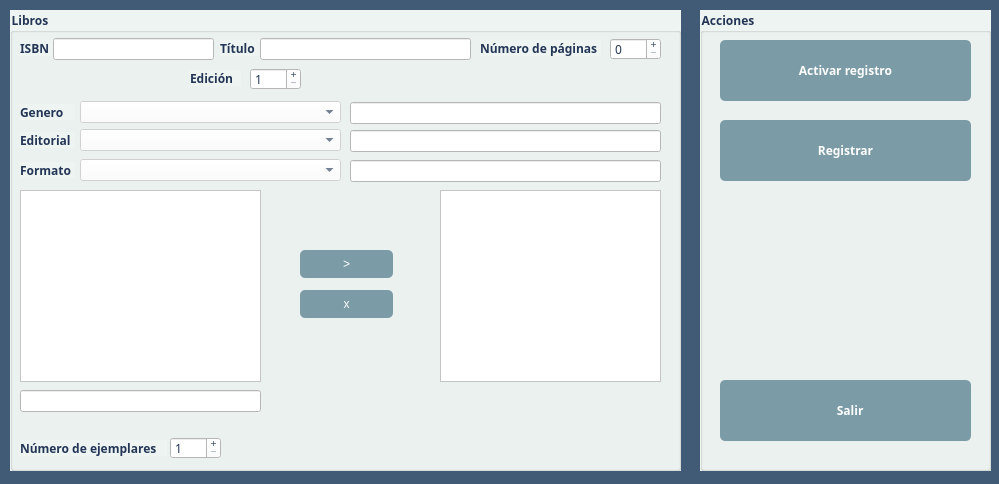
<?xml version="1.0" encoding="UTF-8"?>
<ui version="4.0">
 <class>CrudBook</class>
 <widget class="QMainWindow" name="CrudBook">
  <property name="geometry">
   <rect>
    <x>0</x>
    <y>0</y>
    <width>999</width>
    <height>484</height>
   </rect>
  </property>
  <property name="minimumSize">
   <size>
    <width>999</width>
    <height>484</height>
   </size>
  </property>
  <property name="maximumSize">
   <size>
    <width>999</width>
    <height>1000</height>
   </size>
  </property>
  <property name="windowTitle">
   <string>Administración de libros</string>
  </property>
  <property name="windowIcon">
   <iconset resource="images.qrc">
    <normaloff>:/book-flat.ico</normaloff>:/book-flat.ico</iconset>
  </property>
  <property name="styleSheet">
   <string notr="true"/>
  </property>
  <widget class="QWidget" name="centralwidget">
   <widget class="QGroupBox" name="gbMain">
    <property name="enabled">
     <bool>false</bool>
    </property>
    <property name="geometry">
     <rect>
      <x>10</x>
      <y>10</y>
      <width>671</width>
      <height>461</height>
     </rect>
    </property>
    <property name="font">
     <font>
      <family>Raleway</family>
      <pointsize>9</pointsize>
      <weight>75</weight>
      <bold>true</bold>
     </font>
    </property>
    <property name="styleSheet">
     <string notr="true">background-color: rgb(238, 244, 242); color: rgb(35, 54, 86);</string>
    </property>
    <property name="title">
     <string>Libros</string>
    </property>
    <widget class="QLabel" name="lbISBN">
     <property name="geometry">
      <rect>
       <x>10</x>
       <y>30</y>
       <width>55</width>
       <height>16</height>
      </rect>
     </property>
     <property name="font">
      <font>
       <family>Raleway</family>
       <weight>75</weight>
       <bold>true</bold>
      </font>
     </property>
     <property name="text">
      <string>ISBN</string>
     </property>
    </widget>
    <widget class="QLabel" name="lbTitle">
     <property name="geometry">
      <rect>
       <x>210</x>
       <y>30</y>
       <width>41</width>
       <height>16</height>
      </rect>
     </property>
     <property name="font">
      <font>
       <family>Raleway</family>
       <weight>75</weight>
       <bold>true</bold>
      </font>
     </property>
     <property name="text">
      <string>Título</string>
     </property>
    </widget>
    <widget class="QLabel" name="lbPageNumber">
     <property name="geometry">
      <rect>
       <x>470</x>
       <y>30</y>
       <width>121</width>
       <height>16</height>
      </rect>
     </property>
     <property name="font">
      <font>
       <family>Raleway</family>
       <weight>75</weight>
       <bold>true</bold>
      </font>
     </property>
     <property name="text">
      <string>Número de páginas</string>
     </property>
    </widget>
    <widget class="QLineEdit" name="lneISBN">
     <property name="geometry">
      <rect>
       <x>43</x>
       <y>28</y>
       <width>161</width>
       <height>22</height>
      </rect>
     </property>
     <property name="font">
      <font>
       <family>Raleway</family>
      </font>
     </property>
     <property name="styleSheet">
      <string notr="true">background-color: rgb(255, 255, 255);</string>
     </property>
     <property name="maxLength">
      <number>30</number>
     </property>
    </widget>
    <widget class="QLineEdit" name="lneTitle">
     <property name="geometry">
      <rect>
       <x>250</x>
       <y>28</y>
       <width>211</width>
       <height>22</height>
      </rect>
     </property>
     <property name="font">
      <font>
       <family>Raleway</family>
      </font>
     </property>
     <property name="styleSheet">
      <string notr="true">background-color: rgb(255, 255, 255);</string>
     </property>
     <property name="maxLength">
      <number>110</number>
     </property>
    </widget>
    <widget class="QSpinBox" name="sbPageNumber">
     <property name="geometry">
      <rect>
       <x>600</x>
       <y>28</y>
       <width>51</width>
       <height>22</height>
      </rect>
     </property>
     <property name="font">
      <font>
       <family>Raleway</family>
      </font>
     </property>
     <property name="styleSheet">
      <string notr="true">background-color: rgb(255, 255, 255);</string>
     </property>
     <property name="buttonSymbols">
      <enum>QAbstractSpinBox::PlusMinus</enum>
     </property>
     <property name="maximum">
      <number>10000</number>
     </property>
     <property name="singleStep">
      <number>100</number>
     </property>
    </widget>
    <widget class="QLabel" name="lbGenero">
     <property name="geometry">
      <rect>
       <x>10</x>
       <y>94</y>
       <width>55</width>
       <height>16</height>
      </rect>
     </property>
     <property name="font">
      <font>
       <family>Raleway</family>
       <weight>75</weight>
       <bold>true</bold>
      </font>
     </property>
     <property name="text">
      <string>Genero</string>
     </property>
    </widget>
    <widget class="QLineEdit" name="lneGenero">
     <property name="geometry">
      <rect>
       <x>340</x>
       <y>92</y>
       <width>311</width>
       <height>22</height>
      </rect>
     </property>
     <property name="font">
      <font>
       <family>Raleway</family>
      </font>
     </property>
     <property name="styleSheet">
      <string notr="true">background-color: rgb(255, 255, 255);</string>
     </property>
     <property name="maxLength">
      <number>100</number>
     </property>
    </widget>
    <widget class="QComboBox" name="cboGenero">
     <property name="geometry">
      <rect>
       <x>70</x>
       <y>91</y>
       <width>261</width>
       <height>22</height>
      </rect>
     </property>
     <property name="font">
      <font>
       <family>Raleway</family>
      </font>
     </property>
     <property name="styleSheet">
      <string notr="true">background-color: rgb(255, 255, 255);</string>
     </property>
    </widget>
    <widget class="QComboBox" name="cboPublisher">
     <property name="geometry">
      <rect>
       <x>70</x>
       <y>119</y>
       <width>261</width>
       <height>22</height>
      </rect>
     </property>
     <property name="font">
      <font>
       <family>Raleway</family>
      </font>
     </property>
     <property name="styleSheet">
      <string notr="true">background-color: rgb(255, 255, 255);</string>
     </property>
    </widget>
    <widget class="QLineEdit" name="lnePublisher">
     <property name="geometry">
      <rect>
       <x>340</x>
       <y>120</y>
       <width>311</width>
       <height>22</height>
      </rect>
     </property>
     <property name="font">
      <font>
       <family>Raleway</family>
      </font>
     </property>
     <property name="styleSheet">
      <string notr="true">background-color: rgb(255, 255, 255);</string>
     </property>
     <property name="maxLength">
      <number>100</number>
     </property>
    </widget>
    <widget class="QLabel" name="lbPublisher">
     <property name="geometry">
      <rect>
       <x>10</x>
       <y>122</y>
       <width>55</width>
       <height>16</height>
      </rect>
     </property>
     <property name="font">
      <font>
       <family>Raleway</family>
       <weight>75</weight>
       <bold>true</bold>
      </font>
     </property>
     <property name="text">
      <string>Editorial</string>
     </property>
    </widget>
    <widget class="QComboBox" name="cboFormate">
     <property name="geometry">
      <rect>
       <x>70</x>
       <y>149</y>
       <width>261</width>
       <height>22</height>
      </rect>
     </property>
     <property name="font">
      <font>
       <family>Raleway</family>
      </font>
     </property>
     <property name="styleSheet">
      <string notr="true">background-color: rgb(255, 255, 255);</string>
     </property>
    </widget>
    <widget class="QLabel" name="lbFormate">
     <property name="geometry">
      <rect>
       <x>10</x>
       <y>152</y>
       <width>55</width>
       <height>16</height>
      </rect>
     </property>
     <property name="font">
      <font>
       <family>Raleway</family>
       <weight>75</weight>
       <bold>true</bold>
      </font>
     </property>
     <property name="text">
      <string>Formato</string>
     </property>
    </widget>
    <widget class="QLineEdit" name="lneFormate">
     <property name="geometry">
      <rect>
       <x>340</x>
       <y>150</y>
       <width>311</width>
       <height>22</height>
      </rect>
     </property>
     <property name="font">
      <font>
       <family>Raleway</family>
      </font>
     </property>
     <property name="styleSheet">
      <string notr="true">background-color: rgb(255, 255, 255);</string>
     </property>
     <property name="maxLength">
      <number>100</number>
     </property>
    </widget>
    <widget class="QListView" name="lvWriter">
     <property name="geometry">
      <rect>
       <x>10</x>
       <y>180</y>
       <width>241</width>
       <height>192</height>
      </rect>
     </property>
     <property name="font">
      <font>
       <family>Raleway</family>
       <weight>75</weight>
       <bold>true</bold>
      </font>
     </property>
     <property name="styleSheet">
      <string notr="true">background-color: rgb(255, 255, 255);</string>
     </property>
    </widget>
    <widget class="QListView" name="lvWriterSelect">
     <property name="geometry">
      <rect>
       <x>430</x>
       <y>180</y>
       <width>221</width>
       <height>192</height>
      </rect>
     </property>
     <property name="font">
      <font>
       <family>Raleway</family>
       <weight>75</weight>
       <bold>true</bold>
      </font>
     </property>
     <property name="styleSheet">
      <string notr="true">background-color: rgb(255, 255, 255);</string>
     </property>
    </widget>
    <widget class="QSpinBox" name="sbCopiesNumber">
     <property name="geometry">
      <rect>
       <x>160</x>
       <y>427</y>
       <width>51</width>
       <height>22</height>
      </rect>
     </property>
     <property name="font">
      <font>
       <family>Raleway</family>
      </font>
     </property>
     <property name="styleSheet">
      <string notr="true">background-color: rgb(255, 255, 255);</string>
     </property>
     <property name="buttonSymbols">
      <enum>QAbstractSpinBox::PlusMinus</enum>
     </property>
     <property name="minimum">
      <number>1</number>
     </property>
     <property name="maximum">
      <number>100</number>
     </property>
     <property name="singleStep">
      <number>1</number>
     </property>
    </widget>
    <widget class="QLabel" name="lbCopiesNumber">
     <property name="geometry">
      <rect>
       <x>10</x>
       <y>430</y>
       <width>147</width>
       <height>16</height>
      </rect>
     </property>
     <property name="font">
      <font>
       <family>Raleway</family>
       <weight>75</weight>
       <bold>true</bold>
      </font>
     </property>
     <property name="text">
      <string>Número de ejemplares</string>
     </property>
    </widget>
    <widget class="QPushButton" name="pbPush">
     <property name="geometry">
      <rect>
       <x>290</x>
       <y>240</y>
       <width>93</width>
       <height>28</height>
      </rect>
     </property>
     <property name="styleSheet">
      <string notr="true">QPushButton#pbPush {
background-color: rgb(123, 155, 166);
color:  rgb(255, 255, 255);
border-radius: 5px;
 }

 QPushButton#pbPush:hover {
background-color: rgb(65, 91, 118);
color:  rgb(255, 255, 255);
 }</string>
     </property>
     <property name="text">
      <string>&gt;</string>
     </property>
    </widget>
    <widget class="QPushButton" name="pbPop">
     <property name="geometry">
      <rect>
       <x>290</x>
       <y>280</y>
       <width>93</width>
       <height>28</height>
      </rect>
     </property>
     <property name="styleSheet">
      <string notr="true">QPushButton#pbPop {
background-color: rgb(123, 155, 166);
color:  rgb(255, 255, 255);
border-radius: 5px;
 }

 QPushButton#pbPop:hover {
background-color: rgb(65, 91, 118);
color:  rgb(255, 255, 255);
 }</string>
     </property>
     <property name="text">
      <string>x</string>
     </property>
    </widget>
    <widget class="QSpinBox" name="sbEdition">
     <property name="geometry">
      <rect>
       <x>240</x>
       <y>58</y>
       <width>51</width>
       <height>22</height>
      </rect>
     </property>
     <property name="font">
      <font>
       <family>Raleway</family>
      </font>
     </property>
     <property name="styleSheet">
      <string notr="true">background-color: rgb(255, 255, 255);</string>
     </property>
     <property name="buttonSymbols">
      <enum>QAbstractSpinBox::PlusMinus</enum>
     </property>
     <property name="minimum">
      <number>1</number>
     </property>
     <property name="maximum">
      <number>15</number>
     </property>
     <property name="singleStep">
      <number>1</number>
     </property>
    </widget>
    <widget class="QLabel" name="lbPageNumber_2">
     <property name="geometry">
      <rect>
       <x>180</x>
       <y>60</y>
       <width>51</width>
       <height>16</height>
      </rect>
     </property>
     <property name="font">
      <font>
       <family>Raleway</family>
       <weight>75</weight>
       <bold>true</bold>
      </font>
     </property>
     <property name="text">
      <string>Edición</string>
     </property>
    </widget>
    <widget class="QLineEdit" name="lneWriter">
     <property name="geometry">
      <rect>
       <x>10</x>
       <y>380</y>
       <width>241</width>
       <height>22</height>
      </rect>
     </property>
     <property name="styleSheet">
      <string notr="true">background-color: rgb(255, 255, 255);</string>
     </property>
     <property name="maxLength">
      <number>100</number>
     </property>
    </widget>
   </widget>
   <widget class="QGroupBox" name="gbActions">
    <property name="geometry">
     <rect>
      <x>700</x>
      <y>10</y>
      <width>291</width>
      <height>461</height>
     </rect>
    </property>
    <property name="font">
     <font>
      <family>Raleway</family>
      <pointsize>9</pointsize>
      <weight>75</weight>
      <bold>true</bold>
     </font>
    </property>
    <property name="styleSheet">
     <string notr="true">background-color: rgb(238, 244, 242); color: rgb(35, 54, 86);</string>
    </property>
    <property name="title">
     <string>Acciones</string>
    </property>
    <widget class="QPushButton" name="pbActive">
     <property name="geometry">
      <rect>
       <x>20</x>
       <y>30</y>
       <width>251</width>
       <height>61</height>
      </rect>
     </property>
     <property name="font">
      <font>
       <family>Raleway</family>
       <pointsize>9</pointsize>
       <weight>75</weight>
       <bold>true</bold>
      </font>
     </property>
     <property name="styleSheet">
      <string notr="true">QPushButton#pbActive {
background-color: rgb(123, 155, 166);
color:  rgb(255, 255, 255);
border-radius: 5px;
 }

 QPushButton#pbActive:hover {
background-color: rgb(65, 91, 118);
color:  rgb(255, 255, 255);
 }</string>
     </property>
     <property name="text">
      <string>Activar registro</string>
     </property>
    </widget>
    <widget class="QPushButton" name="pbInsert">
     <property name="enabled">
      <bool>false</bool>
     </property>
     <property name="geometry">
      <rect>
       <x>20</x>
       <y>110</y>
       <width>251</width>
       <height>61</height>
      </rect>
     </property>
     <property name="font">
      <font>
       <family>Raleway</family>
       <pointsize>9</pointsize>
       <weight>75</weight>
       <bold>true</bold>
      </font>
     </property>
     <property name="styleSheet">
      <string notr="true">QPushButton#pbInsert {
background-color: rgb(123, 155, 166);
color:  rgb(255, 255, 255);
border-radius: 5px;
 }

 QPushButton#pbInsert:hover {
background-color: rgb(65, 91, 118);
color:  rgb(255, 255, 255);
 }</string>
     </property>
     <property name="text">
      <string>Registrar</string>
     </property>
    </widget>
    <widget class="QPushButton" name="pbExit">
     <property name="geometry">
      <rect>
       <x>20</x>
       <y>370</y>
       <width>251</width>
       <height>61</height>
      </rect>
     </property>
     <property name="font">
      <font>
       <family>Raleway</family>
       <pointsize>9</pointsize>
       <weight>75</weight>
       <bold>true</bold>
      </font>
     </property>
     <property name="styleSheet">
      <string notr="true">QPushButton#pbExit {
background-color: rgb(123, 155, 166);
color:  rgb(255, 255, 255);
border-radius: 5px;
 }

 QPushButton#pbExit:hover {
background-color: rgb(65, 91, 118);
color:  rgb(255, 255, 255);
 }</string>
     </property>
     <property name="text">
      <string>   Salir</string>
     </property>
     <property name="icon">
      <iconset resource="images.qrc">
       <normaloff>:/door_out.ico</normaloff>:/door_out.ico</iconset>
     </property>
    </widget>
   </widget>
   <widget class="QLabel" name="label">
    <property name="geometry">
     <rect>
      <x>-16</x>
      <y>-5</y>
      <width>1051</width>
      <height>541</height>
     </rect>
    </property>
    <property name="styleSheet">
     <string notr="true">background-color: rgb(65, 91, 118);
</string>
    </property>
    <property name="text">
     <string/>
    </property>
   </widget>
   <zorder>label</zorder>
   <zorder>gbMain</zorder>
   <zorder>gbActions</zorder>
  </widget>
 </widget>
 <resources>
  <include location="images.qrc"/>
 </resources>
 <connections>
  <connection>
   <sender>pbExit</sender>
   <signal>clicked()</signal>
   <receiver>CrudBook</receiver>
   <slot>close()</slot>
   <hints>
    <hint type="sourcelabel">
     <x>639</x>
     <y>396</y>
    </hint>
    <hint type="destinationlabel">
     <x>524</x>
     <y>453</y>
    </hint>
   </hints>
  </connection>
  <connection>
   <sender>pbExit</sender>
   <signal>clicked()</signal>
   <receiver>CrudBook</receiver>
   <slot>close()</slot>
   <hints>
    <hint type="sourcelabel">
     <x>836</x>
     <y>407</y>
    </hint>
    <hint type="destinationlabel">
     <x>689</x>
     <y>443</y>
    </hint>
   </hints>
  </connection>
 </connections>
</ui>
